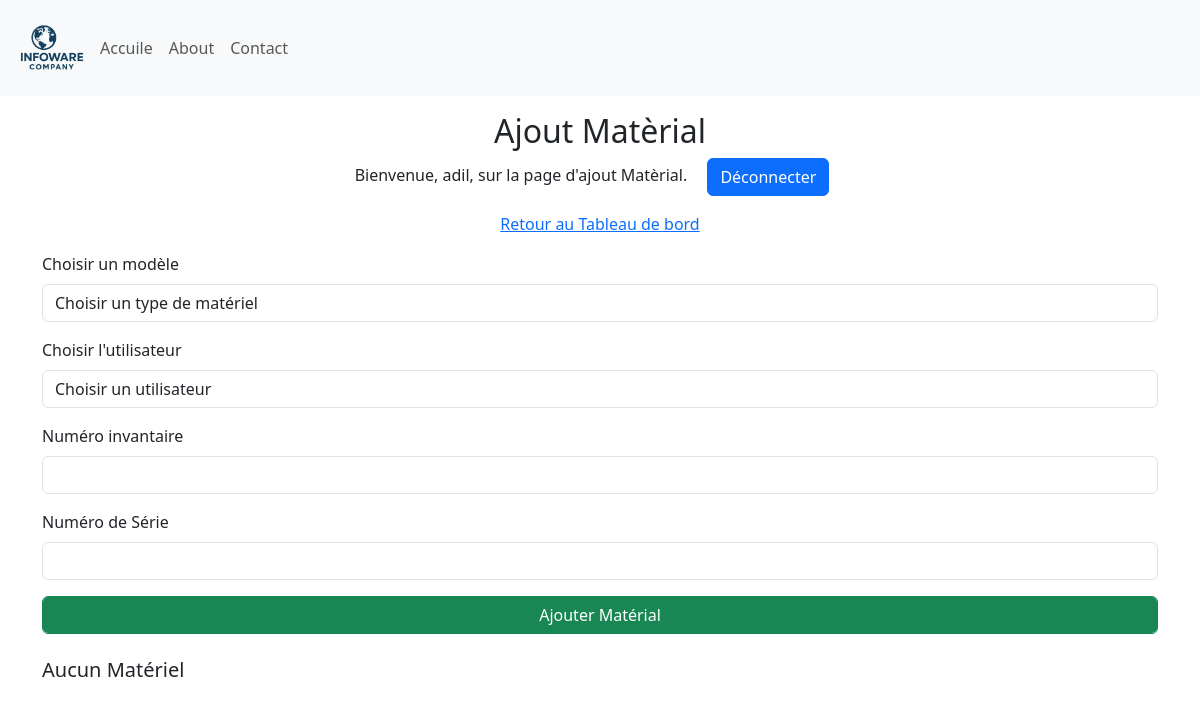
The page /manage_Materials (signed in) on the database as committed earlier.
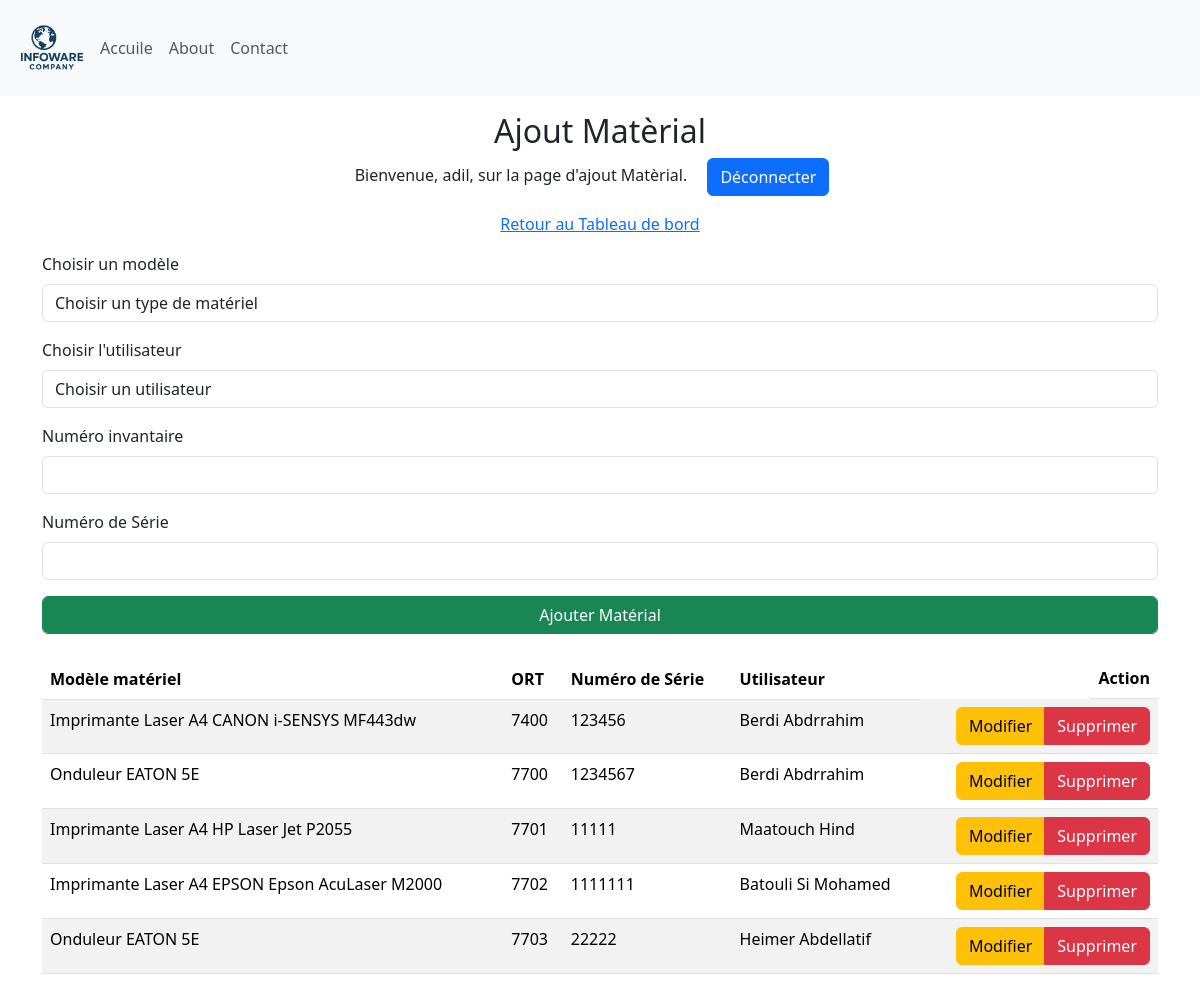
The same page on the database as committed later.
### Site/models.py (models this page shows, shortened)
class Material(db.Model):
    id = db.Column(db.Integer, primary_key=True)
    serial_number = db.Column(db.String(100), unique=True, nullable=False)
    inventaire_number = db.Column(db.String(10), unique=True, nullable=True)
    model_id = db.Column(db.Integer, db.ForeignKey('model.id'), nullable=False)
    utilisateur_id = db.Column(db.Integer, db.ForeignKey('utilisateur.id'), nullable=False)

class MaterialType(db.Model):
    id = db.Column(db.Integer, primary_key=True)
    typeMaterial = db.Column(db.String(50), unique=True, nullable=False)

class Marque(db.Model):
    id = db.Column(db.Integer, primary_key=True)
    MarqueName = db.Column(db.String(50), unique=True, nullable=False)

class Model(db.Model):
    id = db.Column(db.Integer, primary_key=True)
    modelname = db.Column(db.String(50), unique=True, nullable=False)
    type_material_id = db.Column(db.Integer, db.ForeignKey('material_type.id'), nullable=False)
    marque_id = db.Column(db.Integer, db.ForeignKey('marque.id'), nullable=False)
    support_uri = db.Column(db.String(200), unique=False, nullable=True)

class Utilisateur(db.Model):
    id = db.Column(db.Integer, primary_key=True)
    nomUtilisateur = db.Column(db.String(50), unique=True, nullable=False)
    departement = db.Column(db.Integer, db.ForeignKey('departement.id'), nullable=False)

### Site/dashbord/material.py (the view, shortened to what this page needs)
@material.route('/manage_Materials', methods=['GET', 'POST'])
def manage_Materials():
    if 'user' not in session:
        return redirect(url_for('adminstration.login'))
    materials = Material.query.all()
    models = Model.query.all()
    utilisateurs = Utilisateur.query.all()
    modelList=[]
    for material in materials:
        model = Model.query.get(material.model_id)
        MaterialTypeName = MaterialType.query.get(model.type_material_id)
        marqueName = Marque.query.get(model.marque_id)
        user_name = Utilisateur.query.get(material.utilisateur_id)
        modelList.append([material, model.modelname, MaterialTypeName.typeMaterial, marqueName.MarqueName, user_name.nomUtilisateur])
    return render_template('Manage_Material.html',  name=session['user'], materials=materials, models=models, utilisateurs=utilisateurs, submitted=False, list=modelList)

### Site/templates/Manage_Material.html (shortened to what this page needs)
{% extends 'base.html' %}
{% block body %}
<div class="container-fluid">
    <div class="row">
        <div class="col-12  my-3">
            <div class="text-center">
                <h2>Ajout Matèrial</h2>
                <p>Bienvenue, {{ name }}, sur la page d'ajout Matèrial. <a class="mx-3 btn btn-primary" href="{{ url_for('admin.logout') }}"">Déconnecter</a></p>
                <p><a href="{{ url_for('dashbord.dashbord_page') }}">Retour au Tableau de bord</a> </p>
            </div>
            <div class="container">
                <form method="POST" action="{{ url_for('material.manage_Materials') }}">
                    <div class="mb-3">
                        <label for="ModelId" class="form-label">Choisir un modèle</label>
                        <select class="form-control" id="ModelId" name="ModelId">
                        <option value="-1" disabled {% if not submitted %} selected {% endif %}>Choisir un type de matériel</option>
                        </select>
                    </div>
                    <div class="mb-3">
                        <label for="UserId" class="form-label">Choisir l'utilisateur</label>
                        <select class="form-control" id="UserId" name="UserId">
                        <option value="-1" disabled {% if not submitted %} selected {% endif %}>Choisir un utilisateur</option>
                        </select>
                    </div>
                    <div class="mb-3">
                        <label for="ort" class="form-label">Numéro invantaire</label>
                        <input type="text" class="form-control" id="ort" name="ort" required>
                    </div>
                    <div class="mb-3">
                        <label for="sn" class="form-label">Numéro de Série</label>
                        <input type="text" class="form-control" id="sn" name="sn" required>
                    </div>
                    <button type="submit" class="form-control btn btn-success">Ajouter Matérial</button>
                </form>
                {% if materials %}
                <table class="table table-striped  mt-4 ">
                    <thead>
                    <tr>
                      <th scope="col">Modèle matériel</th>
                      <th scope="col">ORT</th>
                      <th scope="col">Numéro de Série</th>
                      <th scope="col">Utilisateur</th>
                      <th class="float-end" scope="col">Action</th>
                    </tr>
                  </thead>
                  <tbody>
                    {% for item in list %}
                    <tr>
                      <td> {{ item[2] }} {{ item[3]}} {{ item[1] }} </td>
                      <td>{{ item[0].inventaire_number }}</td>
                      <td>{{ item[0].serial_number }}</td>
                      <td>{{ item[4] }}</td>
                      <td>
                        <div class="btn-group float-end" role="group" aria-label="Basic example">
                            <a href="#" class="btn btn-warning">Modifier</a>
                            <a href="#" class="btn btn-danger">Supprimer</a>
                        </div>
                      </td>
                    </tr>
                    {% endfor %}
                </tbody>
            </table>
            {% else %}
                <p class="h5 text-dark  mt-4">Aucun Matériel</p>
            {% endif %}
            </div>
        </div>
    </div>
</div>
{% endblock %}

### Site/templates/base.html (shortened to what this page needs)
<!DOCTYPE html>
<html lang="fr">
<head>
    <link href="https://cdn.jsdelivr.net/npm/bootstrap@5.3.8/dist/css/bootstrap.min.css" rel="stylesheet">
    <link rel="stylesheet" href={{url_for('static', filename='style.css')}}>
</head>
<body>
    <nav class="navbar navbar-expand-lg bg-light" >
        <div class="container-fluid" >
          <img width="80px" src="{{url_for('static', filename='logo.png')}}" alt="logo">
          <div class="collapse navbar-collapse" id="navbarNav">
            <ul class="navbar-nav">
              <li class="nav-item">
                <a class="nav-link"  href="{{ url_for('main.home') }}">Accuile</a>
              </li>
              <li class="nav-item">
                <a class="nav-link" href={{ url_for('about.about_page') }}>About</a>
              </li>
              <li class="nav-item">
                <a class="nav-link" href="#">Contact</a>
              </li>
            </ul>
          </div>
        </div>
      </nav>
      {% block body %}{% endblock %}
</body>
</html>

### Site/static/style.css (style rules this page uses)
* { margin: 0; padding: 0; box-sizing: border-box; }
:root { --primary-color: #0056b3; --secondary-color: #f8f9fa; --text-color: #333; --highlight-color: #007bff; }
body { font-family: 'Segoe UI', Tahoma, Geneva, Verdana, sans-serif; }

Rows that differ between the two databases and show on the page:
added Material: typeMaterial "Imprimante Laser A4", MarqueName "CANON", modelname "i-SENSYS MF443dw", inventaire_number "7400", serial_number "123456", nomUtilisateur "Berdi Abdrrahim"
added Material: typeMaterial "Onduleur", MarqueName "EATON", modelname "5E", inventaire_number "7700", serial_number "1234567", nomUtilisateur "Berdi Abdrrahim"
added Material: typeMaterial "Imprimante Laser A4", MarqueName "HP", modelname "Laser Jet P2055", inventaire_number "7701", serial_number "11111", nomUtilisateur "Maatouch Hind"
added Material: typeMaterial "Imprimante Laser A4", MarqueName "EPSON", modelname "Epson AcuLaser M2000", inventaire_number "7702", serial_number "1111111", nomUtilisateur "Batouli Si Mohamed"
added Material: typeMaterial "Onduleur", MarqueName "EATON", modelname "5E", inventaire_number "7703", serial_number "22222", nomUtilisateur "Heimer Abdellatif"
Other text that changed with them:
text no longer shown: "Aucun Matériel"
text now shown: "Modèle matériel ORT Numéro de Série Utilisateur Action"
